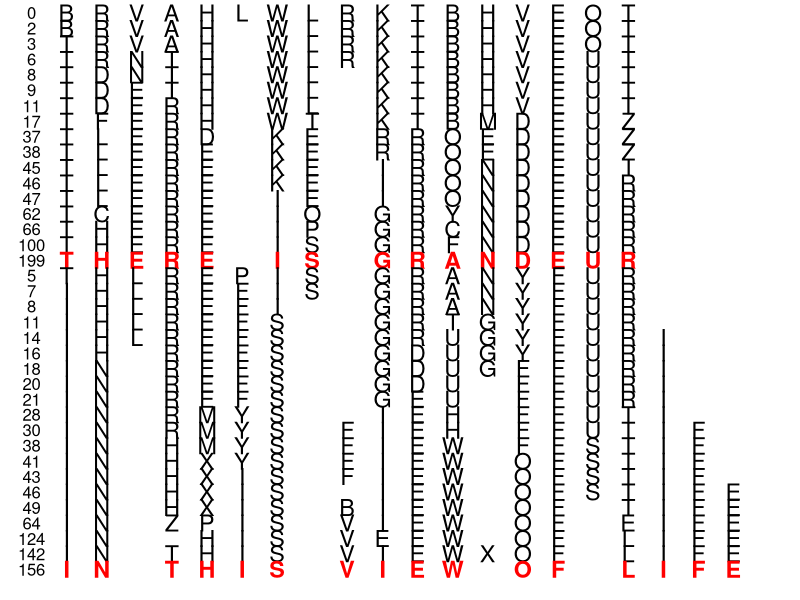

Write the R code that produced this figure.
## Program that provides a visual display of selection
## starting points are random
## the target shifts out from under the population instantaneously
## lines are printed only when there is an increase in population fitness
## Written by Shanan E. Peters, 2009.10.01

#######  VARIABLES THAT AFFECT HOW THE SIMULATION BEHAVES ##################################################
gen.size=15 #<<<------- FECUNDITY: generation size scalar
speed_break= 2000 #<<--- loop size to slow down execution for real-time graphics (decrease to speed up)
text.size=1.4 #<<--- cex for text
y.step=2.8	#<<--- position change for print out
############################################################################################################
target=c("T","H","E","R","E","","I","S","","G","R","A","N","D","E","U","R")
target2=c("I","N","","T","H","I","S","","V","I","E","W","","O","F","","L","I","F","E")
len=length(target)
fit.vector=numeric(0)
all.fits=numeric(0)

abc=c(LETTERS,"")
index=c(1:len)

par(mar=c(.1,.1,.1,.1))
plot(1,1,xlim=c(0,len+4),ylim=c(0,100),type="n",axes=FALSE,ann=FALSE)

fit=0
start=sample(abc,size=len,replace=TRUE)
new.start=start

for (i in 1:len) text(i,102,start[i],cex=text.size)

fit=sum(ifelse(start==target,1,0))
text(0,102,0)

y=102 #incrementer for plot y-axis position
counter=fit #keeps track of increase in fit
dum=0 #counts iterations

while(fit<len){
	dum=dum+1
	point.mutation=sample(index,size=gen.size,replace=TRUE)
	mutation.value=sample(abc,size=gen.size,replace=TRUE)
	
	for (i in 1:gen.size){
		new.start=start
		temp=point.mutation[i]
		new.start[temp]=mutation.value[i]
		fit.vector[i]=sum(ifelse(new.start==target,1,0))
	}
	
	max.fit=match(max(fit.vector),fit.vector)
	start[point.mutation[max.fit]]=mutation.value[max.fit]
	
	fit=fit.vector[max.fit]
	all.fits[dum]=fit
	
	if (fit>counter) { #ONLY print if the new generation is better than last
		y=y-y.step
		for (k in 1:len) {
			if (fit==len) text(k,y,start[k],cex=text.size,col="red",font=2)
			else text(k,y,start[k],cex=text.size)
		}
		text(0,y,dum)
		counter=fit;
	}
		for (k in 1:speed_break){  #speed break to allow for nice real-time graphical display
		a=exp(runif(1)) }

}

##NEW TARGET##

target=target2
start=c(start,rep("",times=length(target)-len))
new.start=start
len=length(target)
index=c(1:len)

fit=sum(ifelse(start==target,1,0))

counter=fit #keeps track of increase in fit
old.dum=dum
dum=0 #counts iterations

while(fit<len){
	dum=dum+1
	point.mutation=sample(index,size=gen.size,replace=TRUE)
	mutation.value=sample(abc,size=gen.size,replace=TRUE)
	
	for (i in 1:gen.size){
		new.start=start
		temp=point.mutation[i]
		new.start[temp]=mutation.value[i]
		fit.vector[i]=sum(ifelse(new.start==target,1,0))
	}
	
	max.fit=match(max(fit.vector),fit.vector)
	start[point.mutation[max.fit]]=mutation.value[max.fit]
	
	fit=fit.vector[max.fit]
	all.fits[old.dum+dum]=fit
	
	if (fit>counter) { #ONLY print if the new generation is better than last
		y=y-y.step
		for (k in 1:len) {
			if (fit==len) text(k,y,start[k],cex=text.size,col="red",font=2)
			else text(k,y,start[k],cex=text.size)
		}
		text(0,y,dum)
		counter=fit;
	}
		for (k in 1:speed_break){  #speed break to allow for nice real-time graphical display
		a=exp(runif(1))
	}

}
#plot(1:length(all.fits),all.fits,type="l",xlab="Generations",ylab="Fitness")
